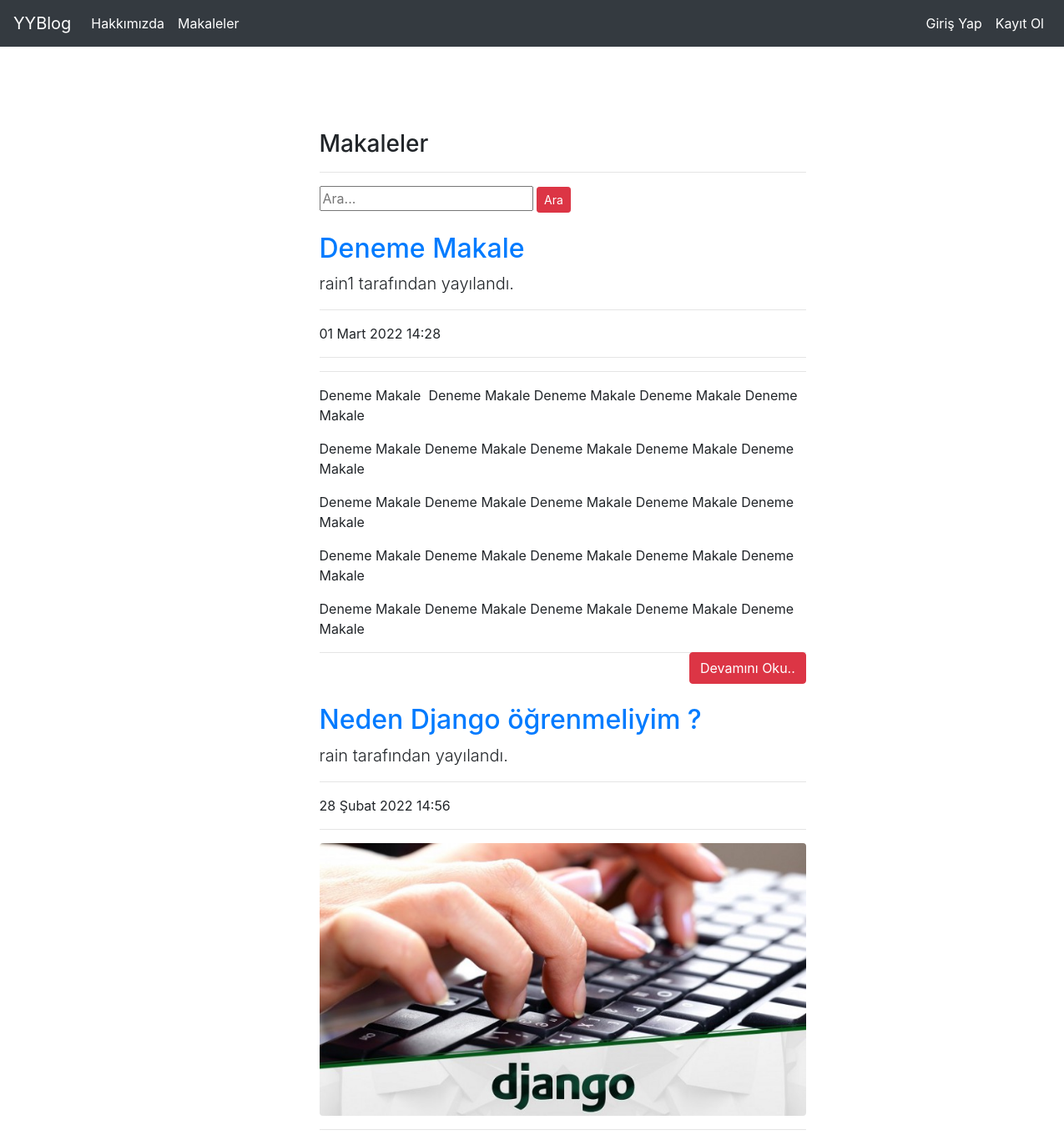
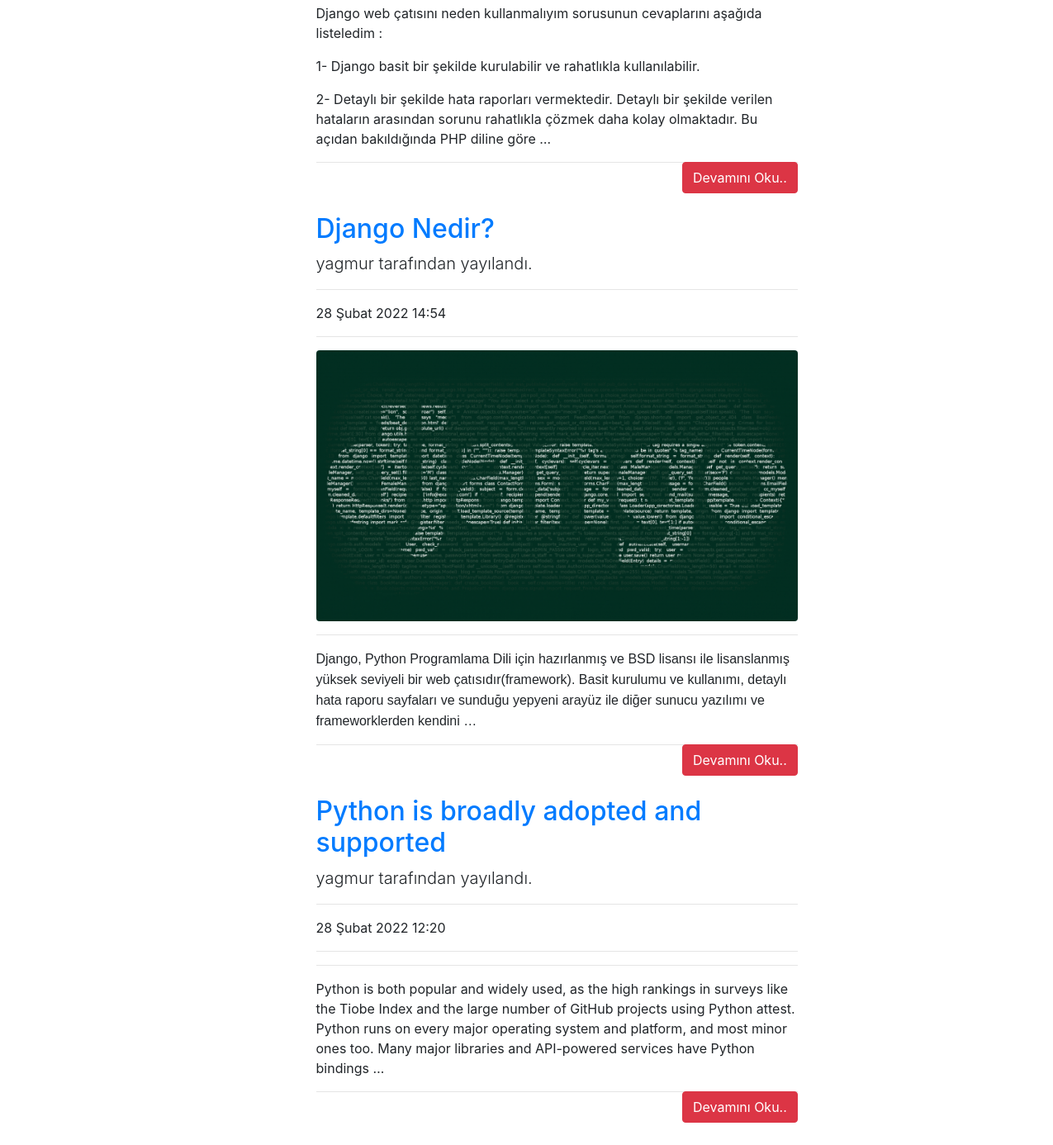
The app's page /articles/ with its own data (2 pictures, top to bottom).
### article/models.py (models this page shows, shortened)
class Article (models.Model):
    author = models.ForeignKey("auth.user",on_delete= models.CASCADE,verbose_name= "Yazar")
    title = models.CharField(max_length= 50,verbose_name="Başlık")
    content = RichTextField()
    created_date = models.DateTimeField(auto_now_add=True,verbose_name="Oluşturulma Tarihi")
    article_image = models.FileField(blank = True,null = True,verbose_name="Makaleye fotoğraf ekleyin.")
    class Meta:
        ordering = ['-created_date']

### article/views.py (the view)
# urls.py: path('',views.articles,name = "articles" ),
def articles(request):
    keyword = request.GET.get("keyword")
    if keyword:
        articles= Article.objects.filter(title__contains = keyword)
        return render(request,"articles.html",{"articles":articles})
    articles = Article.objects.all()
    return render(request,"articles.html",{"articles":articles})

### templates/articles.html (shortened to what this page needs)
{% extends "layout.html" %}
{% block body %}
<div class="row">
        <div class="col-md-10 offset-md-3">
            <div class="col-lg-8">
                <h3>Makaleler</h3>
                <hr>
                </div>
        </div>
</div>
<div class ="row">
    <div class="col-md-10 offset-md-3">
        <div class="col-lg-8">
            <form>
                <input type="text" name = "keyword" class="input-sm" maxlength="64" placeholder="Ara...">
              <button type="submit" class="btn btn-danger btn-sm ">Ara</button>
                </form>
        </div>
    </div>
</div>
{% if articles %}
{% for article  in articles %}
<div class="row">
    <div class="col-md-10 offset-md-3">
    <div class="col-lg-8">
      <a href="{% url 'article:detail' article.id %}"><h2 class="mt-4">{{article.title}}</h2></a>
      <p class="lead">
        {{article.author.username}} tarafından yayılandı.
      </p>
      <hr>
      <p>{{article.created_date}}</p>
      <hr>
      {% if article.article_image %}
      <img class="img-fluid rounded" src="{{article.article_image.url}}" alt="">
      {% endif %}
      <hr>
      <p class="lead">
        {{article.content|safe|truncatewords:50}}
      </p>
     <a style ="float: right;" href="/articles/article/{{article.id}}"class ="btn btn-danger" >Devamını Oku..</a>
      <hr>
        </div>
      </div>
    </div>
{% endfor %}
{% endif %}
{% endblock body %}

### templates/layout.html (shortened to what this page needs)
<!DOCTYPE html>
 {% load static %}
<html lang="en">
<head>
    <link rel="stylesheet" href="{% static 'css/bootstrap.min.css' %}">
</head>
<body>
        {% include "includes/navbar.html" %}
        <div style = "margin-top:100px; margin-bottom:100px;" class= "container">
            {% block body %}
            {% endblock body %}
        </div>
</body>
</html>

### templates/includes/navbar.html (shortened to what this page needs)
<nav class="navbar navbar-expand-lg navbar-dark bg-dark">
    <a class="navbar-brand" href="{% url 'index' %}">YYBlog</a>
    <div class="collapse navbar-collapse" id="navbarSupportedContent">
      <ul class="navbar-nav mr-auto">
        <li class="nav-item active">
            <a class="nav-link" href="{% url 'about' %}"> Hakkımızda  </a>
          </li>
          <li class="nav-item active">
            <a class="nav-link" href="{% url 'article:articles' %}"> Makaleler  </a>
          </li>
        </ul>
        <ul class="navbar-nav ml-auto">
        {% if request.user.is_authenticated %}
        <li class="nav-item active">
          <a class="nav-link" href="{% url 'article:dashboard' %}"> Kontrol Paneli  </a>
        </li>
        <li class="nav-item active">
          <a class="nav-link" href="{% url 'user:logout' %}"> Çıkış Yap  </a>
        </li>
        {% else%}
        <li class="nav-item active">
          <a class="nav-link" href="{% url 'user:login' %}"> Giriş Yap  </a>
        </li>
        <li class="nav-item active">
          <a class="nav-link" href="{% url 'user:register' %}"> Kayıt Ol  </a>
        </li>
        {% endif %}
          </ul>
    </div>
  </nav>

### records on screen
Article: title "Deneme Makale", author.username "rain1", created_date "01 Mart 2022 14:28", content "Deneme Makale Deneme Makale Deneme Makale Deneme Makale Deneme Makale Deneme Makale Deneme Makale Deneme Makale Deneme Makale Deneme Makale Deneme Makale Deneme Makale Deneme Makale Deneme Makale Deneme Makale Deneme Makale Deneme Makale Deneme Makale Deneme Makale Deneme Makale Deneme Makale Deneme Makale Deneme Makale Deneme Makale Deneme Makale"
Article: title "Neden Django öğrenmeliyim ?", author.username "rain", created_date "28 Şubat 2022 14:56", article_image (picture), content "Django web çatısını neden kullanmalıyım sorusunun cevaplarını aşağıda listeledim : 1- Django basit bir şekilde kurulabilir ve rahatlıkla kullanılabilir. 2- Detaylı bir şekilde hata raporları vermektedir. Detaylı bir şekilde verilen hataların arasından sorunu rahatlıkla çözmek daha kolay olmaktadır. Bu açıdan bakıldığında PHP diline göre …"
Article: title "Django Nedir?", author.username "yagmur", created_date "28 Şubat 2022 14:54", article_image (picture), content "Django, Python Programlama Dili için hazırlanmış ve BSD lisansı ile lisanslanmış yüksek seviyeli bir web çatısıdır(framework). Basit kurulumu ve kullanımı, detaylı hata raporu sayfaları ve sunduğu yepyeni arayüz ile diğer sunucu yazılımı ve frameworklerden kendini …"
Article: title "Python is broadly adopted and supported", author.username "yagmur", created_date "28 Şubat 2022 12:20", content "Python is both popular and widely used, as the high rankings in surveys like the Tiobe Index and the large number of GitHub projects using Python attest. Python runs on every major operating system and platform, and most minor ones too. Many major libraries and API-powered services have Python bindings …"
